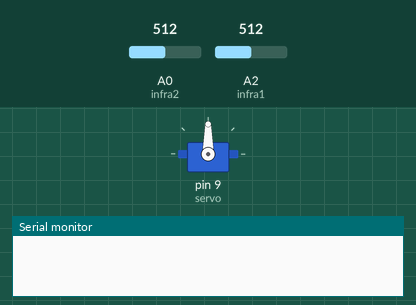
Recording of a sketch running on a simulated Arduino Uno, built with avr-gcc and run on an emulated ATmega328P. On the bench: servo, the last lines printed to the serial monitor. The test bench sets the inputs (shaded band); at power-on: A0 (infra2) = 512, A2 (infra1) = 512.

Above: at 0.05 s.
At 1.9 s:
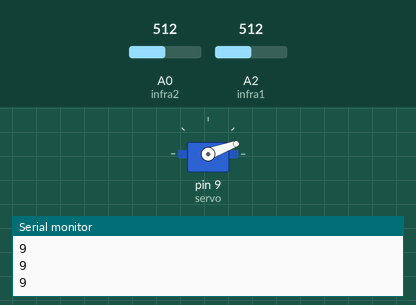
At 3.75 s:
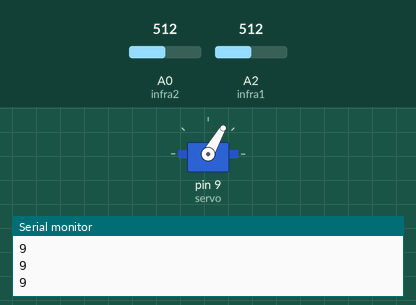
At 7.5 s:
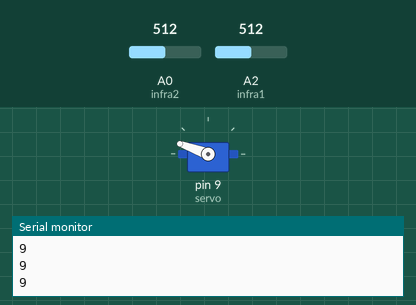
Timing chart, 0 to 9.8 s (numbered marks = the images above):
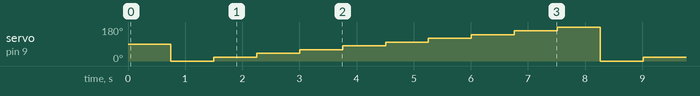

The sketch:

Radar.ino
```cpp
#include <Servo.h>

#define infra1 A2
#define infra2 A0

long sensor1;
long sensor2;
float voltage;
long distancia;
int posicao = 0;
long valores[2];

Servo servo;

void setup() {
  servo.attach(9);
  Serial.begin(9600);
}

void loop() {
  delay (750);

  /* Armazena na variavel sensor1 o valor lido pelo infravermelho 1 */
  sensor1 = analogRead(infra1);
  /* Tranforma o valor lido pelo infravermelho 1 em voltagem */
  voltage = sensor1 * (5.0 / 1023.0);
  /* Calcula a distancia atraves da formula gerada */
  distancia = 25.4412619453*pow(voltage,-1.083008889);

  valores[0] = distancia;

  Serial.println(valores[0]);

   /* Armazena na variavel sensor2 o valor lido pelo infravermelho 2 */
  sensor2 = analogRead(infra2);
  /* Tranforma o valor lido pelo infravermelho 2 em voltagem */
  voltage = sensor2 * (5.0 / 1023.0);
  /* Calcula a distancia atraves da formula gerada */
  distancia = 25.4412619453*pow(voltage,-1.083008889);

  valores[1] = distancia;

  Serial.println(valores[1]);

  MexeServo();

}

void MexeServo()
{
    if (posicao <= 180)
    {
       servo.write(posicao);
       posicao+=20;
       /* Enquanto a posicao do servo for menor que 180, ele ira
       incrementar 20 na posicao */
    }
    else
    {
      posicao = 0;
      servo.write(posicao);
      posicao+=20;
      /* Quando a posicao do servo chegar em 180, ele ira retornar
      para a posicao 0 */
    }
}
```

Measured:
- by itself, servo on pin 9 (servo): repeats every 7.5 s: 20° 0.75 s, 40° 0.75 s, 60° 0.75 s, 80° 0.75 s, 100° 0.75 s, 120° 0.75 s, 140° 0.75 s, 160° 0.75 s, 180° 0.75 s, 0° 0.75 s
